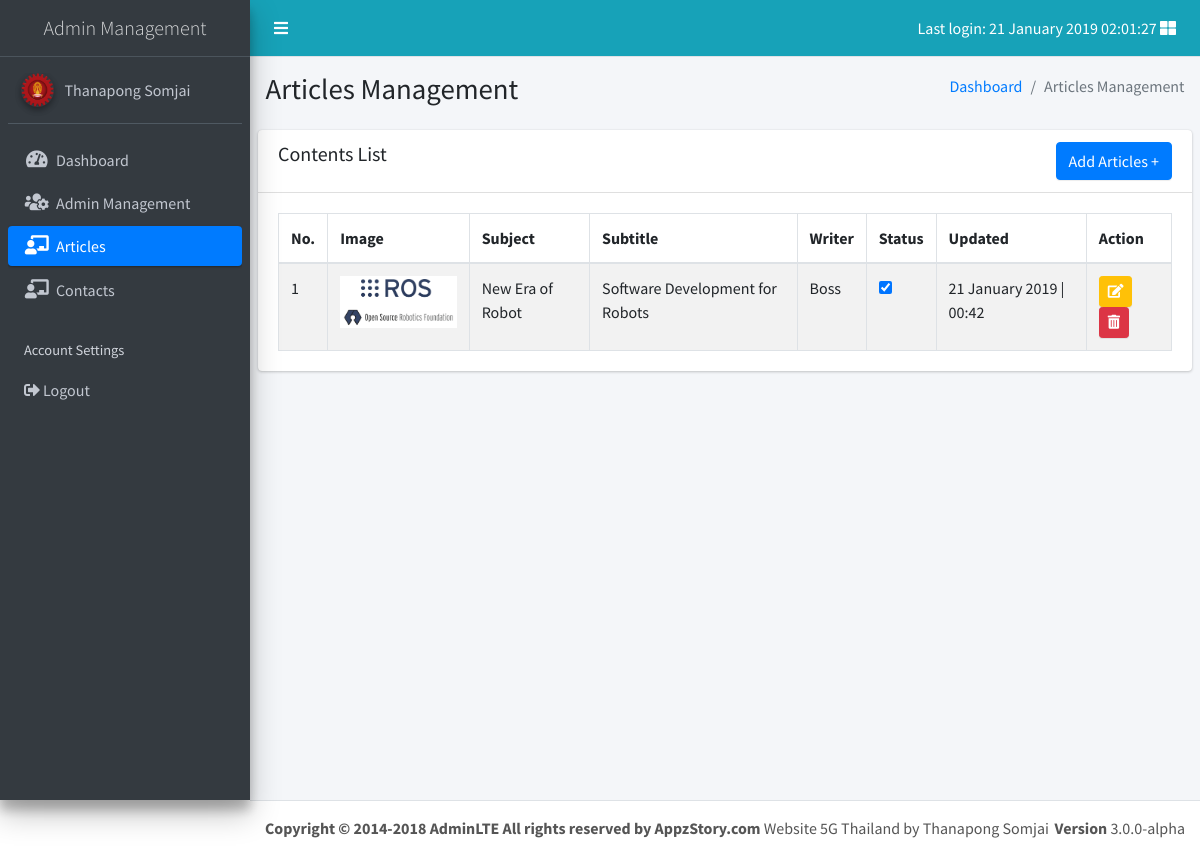
Page /admin/pages/articles/index.php (signed in) on the committed database.
### tables this page shows
CREATE TABLE `articles` (
  `id` int(11) NOT NULL,
  `writer` varchar(255) NOT NULL,
  `subject` varchar(255) NOT NULL,
  `sub_title` varchar(255) NOT NULL,
  `detail` text NOT NULL,
  `image` varchar(255) NOT NULL,
  `tag` varchar(255) NOT NULL,
  `status` enum('true','false') NOT NULL,
  `updated_at` datetime NOT NULL,
  `created_at` datetime NOT NULL
);

### admin/pages/articles/index.php (the view, shortened to what this page needs)
<?php
  include_once('../authen.php');
  $sql = "SELECT * from `articles`";
  $result = $conn->query($sql);
?>
<!DOCTYPE html>
<html>
<head>
  <link rel="stylesheet" href="https://use.fontawesome.com/releases/v5.0.13/css/all.css">
  <link rel="stylesheet" href="https://code.ionicframework.com/ionicons/2.0.1/css/ionicons.min.css">
  <link rel="stylesheet" href="../../dist/css/adminlte.min.css">
  <link rel="stylesheet" href="../../dist/css/style.css">
  <link rel="stylesheet" href="../../plugins/datatables/dataTables.bootstrap4.min.css">
  <link href="https://gitcdn.github.io/bootstrap-toggle/2.2.2/css/bootstrap-toggle.min.css" rel="stylesheet">
</head>
<body class="hold-transition sidebar-mini">
<div class="wrapper">
  <?php include_once('../includes/sidebar.php') ?>
  <div class="content-wrapper">
    <section class="content-header">
      <div class="container-fluid">
        <div class="row mb-2">
          <div class="col-sm-6">
            <h1>Articles Management</h1>
          </div>
          <div class="col-sm-6">
            <ol class="breadcrumb float-sm-right">
              <li class="breadcrumb-item"><a href="../dashboard">Dashboard</a></li>
              <li class="breadcrumb-item active">Articles Management</li>
            </ol>
          </div>
        </div>
      </div>
    </section>
    <section class="content">
      <div class="card">
        <div class="card-header">
          <h3 class="card-title d-inline-block">Contents List</h3>
          <a href="form-create.php" class="btn btn-primary float-right ">Add Articles +</a href="">
        </div>
        <div class="card-body">
          <table id="dataTable" class="table table-bordered table-striped">
            <thead>
            <tr>
              <th>No.</th>
              <th>Image</th>
              <th>Subject</th>
              <th>Subtitle</th>
              <th>Writer</th>
              <th>Status</th>
              <th>Updated</th>
              <th>Action</th>
            </tr>
            </thead>
            <tbody>
            <?php
              $num = 0;
              while($row = $result->fetch_assoc()) {
                $num++;
            ?>
              <tr>
                <td><?php echo $num; ?></td>
                <td><img class="img-fluid d-block mx-auto" src="<?php echo '../../../assets/images/blog/'.$row['image'] ?>" width="150px" alt=""></td>
                <td><?php echo $row['subject']; ?></td>
                <td><?php echo $row['sub_title']; ?></td>
                <td><?php echo $row['writer']; ?></td>
                <td><input type="checkbox" class="toggle-event" data-id="<?php echo $row['id']; ?>" name="status" type="checkbox" <?php echo $row['status'] == 'true' ? 'checked': ''; ?>  data-toggle="toggle" data-on="Active" data-off="Block" data-style="ios"></td>
                <td><?php echo date_format(new DateTime($row['updated_at']),"j F Y | H:i") ; ?></td>
                <td>
                  <a href="form-edit.php?id=<?php echo $row['id']; ?>" class="btn btn-sm btn-warning text-white">
                    <i class="fas fa-edit"></i>
                  </a>
                  <a href="#" onclick="deleteItem(<?php echo $row['id']; ?>);" class="btn btn-sm btn-danger">
                    <i class="fas fa-trash-alt"></i>
                  </a>
                </td>
              </tr>
            <?php } ?>
            </tbody>
          </table>
        </div>
      </div>
    </section>
  </div>
  <?php include_once('../includes/footer.php') ?>
</div>
</body>
</html>

### admin/pages/includes/sidebar.php
<?php
  $uri = $_SERVER['REQUEST_URI'];
  $array = explode('/', $uri);
  $key = array_search("pages", $array);
  $name = $array[$key+1];
?>
<nav class="main-header navbar navbar-expand border-bottom navbar-dark bg-info">
    <ul class="navbar-nav">
      <li class="nav-item">
        <a class="nav-link" data-widget="pushmenu" href="#"><i class="fa fa-bars"></i></a>
      </li>
    </ul>
    <ul class="navbar-nav ml-auto">
      <li class="nav-item">
        <a class="nav-link" data-widget="control-sidebar" data-slide="true" href="#">
          Last login: <?php echo date_format(new DateTime($_SESSION['last_login']), "j F Y H:i:s"); ?>
          <i class="fa fa-th-large"></i>
        </a>
      </li>
    </ul>
</nav>
<aside class="main-sidebar sidebar-dark-primary elevation-4">
    <a href="#" class="brand-link">
      <span class="brand-text font-weight-light text-center d-block">Admin Management</span>
    </a>
    <div class="sidebar">
      <div class="user-panel mt-3 pb-3 mb-3 d-flex">
        <div class="image">
          <img src="../../dist/img/logo_engineering.png" class="img-circle elevation-2" alt="User Image">
        </div>
        <div class="info">
          <a href="#" class="d-block"><?php echo $_SESSION['first_name'].' '.$_SESSION['last_name']; ?></a>
        </div>
      </div>
      <nav class="mt-2">
        <ul class="nav nav-pills nav-sidebar flex-column" data-widget="treeview" role="menu" data-accordion="false">
          <li class="nav-item">
            <a href="../dashboard" class="nav-link <?php echo $name == 'dashboard' ? 'active': '' ?>">
              <i class="fas fa-tachometer-alt nav-icon"></i>
              <p>Dashboard</p>
            </a>
          </li>
          <?php if($_SESSION['status']=='super admin') { ?>
          <li class="nav-item">
            <a href="../admin" class="nav-link <?php echo $name == 'admin' ? 'active': '' ?>">
              <i class="fas fa-users-cog nav-icon"></i>
              <p>Admin Management</p>
            </a>
          </li>
          <?php } ?>
          <li class="nav-item">
            <a href="../articles" class="nav-link <?php echo $name == 'articles' ? 'active': '' ?>">
              <i class="fas fa-chalkboard-teacher nav-icon"></i>
              <p>Articles</p>
            </a>
          </li>
          <li class="nav-item">
            <a href="../contacts" class="nav-link <?php echo $name == 'contacts' ? 'active': '' ?>">
              <i class="fas fa-chalkboard-teacher nav-icon"></i>
              <p>Contacts</p>
            </a>
          </li>
          <li class="nav-header">Account Settings</li>
          <li class="nav-item">
            <a href="../../logout.php" class="nav-link">
              <i class="fas fa-sign-out-alt"></i>
              <p>Logout</p>
            </a>
          </li>
        </ul>
      </nav>
    </div>
</aside>

### admin/pages/includes/footer.php
<footer class="main-footer">
    <div class="float-right d-none d-sm-block">
      <b>Version</b> 3.0.0-alpha
    </div>
    <strong>Copyright &copy; 2014-2018 AdminLTE All rights
    reserved by AppzStory.com </strong> Website 5G Thailand by Thanapong Somjai
</footer>

### rows in the picture
articles: image (picture), subject "New Era of Robot", sub_title "Software Development for Robots", writer "Boss", status "☑", updated_at "21 January 2019 | 00:42"

### other values in the picture
date_format(new DateTime($_SESSION['last_login']), "j F Y H:i:s") "21 January 2019 02:01:27"
$_SESSION['first_name'] "Thanapong"
$_SESSION['last_name'] "Somjai"
